Frame 1 (no input): blank canvas, image omitted
Frame 60 (no input): blank canvas, image omitted
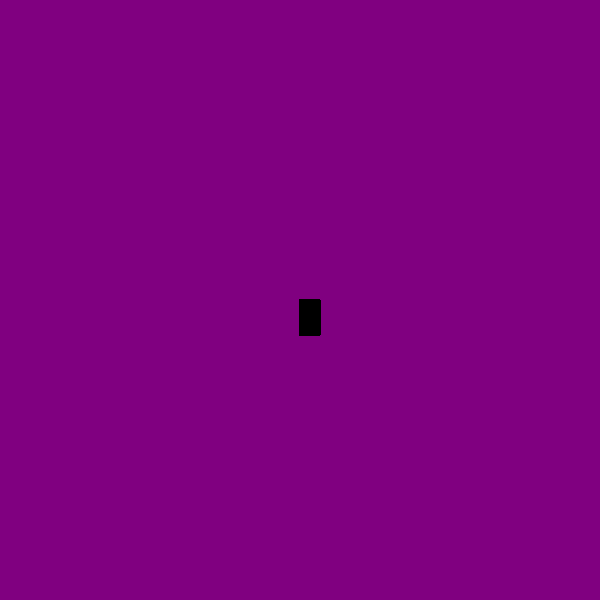
Frame 120 (the mouse pressed at the canvas centre since frame 60)

The p5.js sketch whose frames 1 and 60 were blank and that drew this single picture after the mouse press (run headless with seeded random() and noise() and a simulated clock; from frame 60 on, the mouse is pressed at the canvas centre):

// p5.js sketch
// ── sketch.js
function setup() {
    createCanvas(600, 600);
    background("purple");
  }
  
  function draw() {
    stroke("black");
    fill("black");
  
    // console.log(mouseIsPressed)
  
    if (mouseIsPressed) {
      rect(mouseX, mouseY, 20, 35);
    }
  }
  
